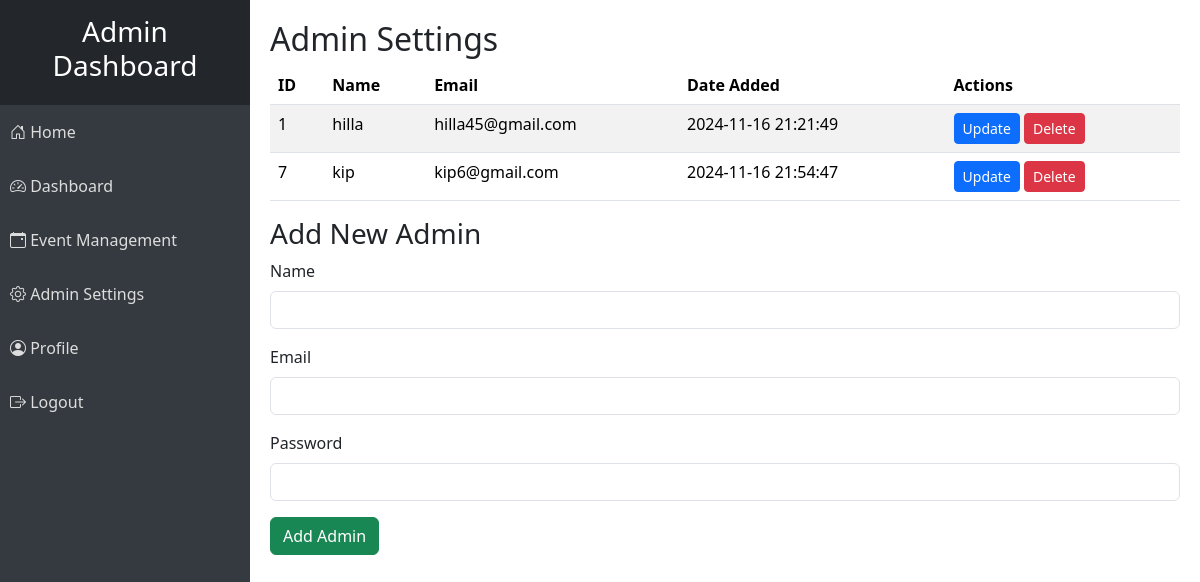
/admins/admin_settings.php, run on the app's committed database.
### tables this page shows
CREATE TABLE `users` (
  `user_id` int(11) NOT NULL,
  `username` varchar(50) NOT NULL,
  `email` varchar(100) NOT NULL,
  `password` varchar(255) NOT NULL,
  `role` enum('user','admin') DEFAULT 'user',
  `created_at` timestamp NOT NULL DEFAULT current_timestamp()
);

### admins/admin_settings.php (the view, shortened to what this page needs)
<?php
include('../config/db.php');
include('admin_sidebar.php');
$admins_result = $conn->query("SELECT * FROM users WHERE role = 'admin'");
?>
<!DOCTYPE html>
<html lang="en">
<head>
    <link href="../assets/css/bootstrap.min.css" rel="stylesheet">
    <link rel="stylesheet" href="https://cdn.jsdelivr.net/npm/bootstrap-icons/font/bootstrap-icons.css">
    <link rel="stylesheet" href="https://cdn.jsdelivr.net/npm/bootstrap-icons@1.10.5/font/bootstrap-icons.css">
</head>
<body>
<div class="content">
    <h2>Admin Settings</h2>
    <table class="table table-striped">
    <thead>
        <tr>
            <th>ID</th>
            <th>Name</th>
            <th>Email</th>
            <th>Date Added</th>
            <th>Actions</th>
        </tr>
    </thead>
    <tbody>
        <?php while ($admin = $admins_result->fetch_assoc()): ?>
            <tr>
                <td><?php echo $admin['user_id']; ?></td>
                <td><?php echo htmlspecialchars($admin['username']); ?></td>
                <td><?php echo htmlspecialchars($admin['email']); ?></td>
                <td><?php echo htmlspecialchars($admin['created_at']); ?></td>
                <td>
                    <button type="button" class="btn btn-primary btn-sm" data-bs-toggle="modal" data-bs-target="#updateModal<?php echo $admin['user_id']; ?>">
                        Update
                    </button>
                    <a href="?delete_id=<?php echo $admin['user_id']; ?>" class="btn btn-danger btn-sm" onclick="return confirm('Are you sure you want to delete this admin?')">Delete</a>
                </td>
            </tr>
        <?php endwhile; ?>
    </tbody>
</table>
    <h3>Add New Admin</h3>
    <form action="admin_settings.php" method="POST">
        <div class="mb-3">
            <label for="username" class="form-label">Name</label>
            <input type="text" name="username" id="username" class="form-control" required>
        </div>
        <div class="mb-3">
            <label for="email" class="form-label">Email</label>
            <input type="email" name="email" id="email" class="form-control" required>
        </div>
        <div class="mb-3">
            <label for="password" class="form-label">Password</label>
            <input type="password" name="password" id="password" class="form-control" required>
        </div>
        <button type="submit" class="btn btn-success" name="submit">Add Admin</button>
    </form>
</div>
</body>
</html>

### admins/admin_settings.php (style rules this page uses)
.content { margin-left: 250px; padding: 20px; }

### data on the page
users: user_id "1", username "hilla", email "hilla45@gmail.com", created_at "2024-11-16 21:21:49"
users: user_id "7", username "kip", email "kip6@gmail.com", created_at "2024-11-16 21:54:47"
